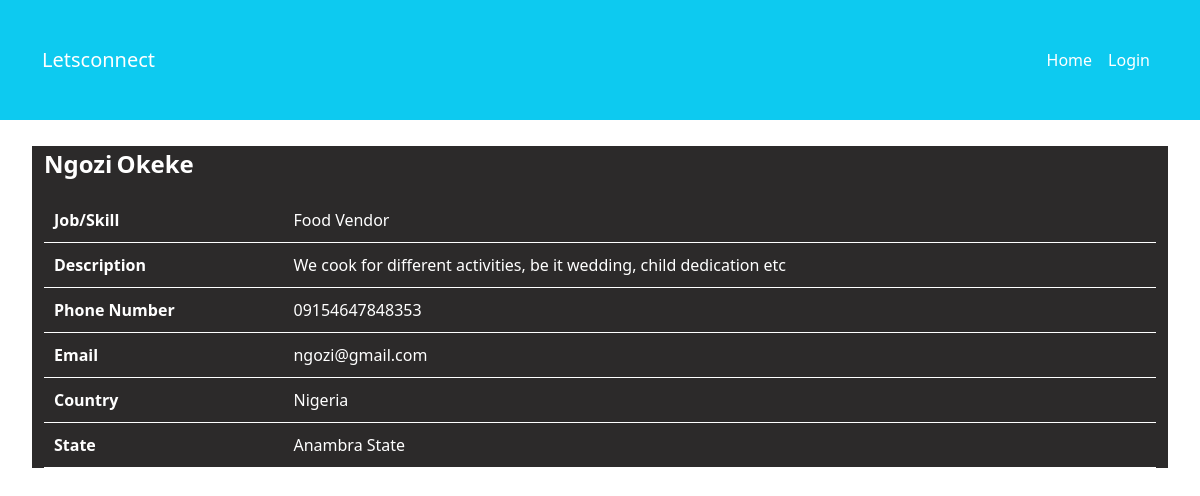
Screenshot of /specificprofile/6/ with the database file from the repository.
### base/models.py (models this page shows, shortened)
class Profile(models.Model):
    user = models.OneToOneField(User, on_delete=models.CASCADE)
    firstname = models.CharField(max_length=255)
    lastname = models.CharField(max_length=255)
    gender = models.CharField(max_length=10)
    country = models.CharField(max_length=255)
    state = models.CharField(max_length=255)
    email = models.EmailField()
    job = models.CharField(max_length=200)
    description = models.CharField(max_length=2550000)
    phonenumber = models.CharField(max_length=15)
    datecreated = models.DateTimeField(default=datetime.now)
    class Meta:
        ordering = ['-datecreated']

### base/views.py (the view)
# urls.py: path('specificprofile/<str:pk>/',views.specificprofile,name='specificprofile'),
def specificprofile(request,pk):
    details = Profile.objects.get(pk=pk)
    context = {"details":details}
    return render(request,'specificprofile.html',context)

### templates/specificprofile.html (shortened to what this page needs)
{% extends 'home.html' %}
{% block content %}
<div class="container my-4">
    <div class="row">
        <div class="col">
            <div>
                        <div class="profilenames">
                            <p class="names">{{ details.firstname }}</p>
                            <p class="names">{{ details.lastname }}</p>
                        </div>
                        <table class="profile-table">
                            <tr>
                                <th>Job/Skill</th>
                                <td>{{ details.job }}</td>
                            </tr>
                            <tr>
                                <th>Description</th>
                                <td>{{ details.description }}</td>
                            </tr>
                            <tr>
                                <th>Phone Number</th>
                                <td>{{ details.phonenumber }}</td>
                            </tr>
                            <tr>
                                <th>Email</th>
                                <td>{{ details.email }}</td>
                            </tr>
                            <tr>
                                <th>Country</th>
                                <td>{{ details.country }}</td>
                            </tr>
                            <tr>
                                <th>State</th>
                                <td>{{ details.state }}</td>
                            </tr>
                        </table>
            </div>
        </div>
    </div>
</div>
{% endblock %}

### templates/home.html (style rules this page uses)
body { background-color:rgb(44, 42, 42); }

### templates/specificprofile.html (style rules this page uses)
.profilenames { display: block; }
.col { background-color: rgb(44, 42, 42); margin: 2px; color: white; }
body { background-color: white; }
.names { display: inline-block; font-size: 24px; font-weight: bold; }
.profile-table { width: 100%; border-collapse: collapse; }
.profile-table th, .profile-table td { padding: 10px; text-align: left; border-bottom: 1px solid white; }
.profile-table th { background-color: rgb(44, 42, 42); color: white; }

### rows the page displays
Profile: firstname "Ngozi", lastname "Okeke", job "Food Vendor", description "We cook for different activities, be it wedding, child dedication etc", phonenumber "09154647848353", email "ngozi@gmail.com", country "Nigeria", state "Anambra State"
